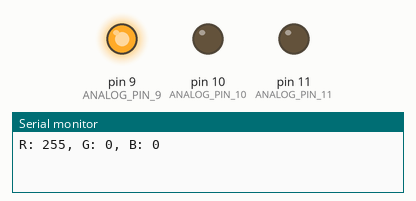
This sketch was run on a simulated Arduino Uno, built with avr-gcc and run on an emulated ATmega328P. Parts: output pins drawn as LEDs (lit = HIGH), the last lines printed to the serial monitor. Random numbers use the default seed unless the sketch sets one.

Above: at 0.05 s.
At 1.5 s:
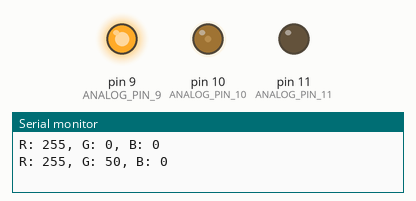
At 3.0 s:
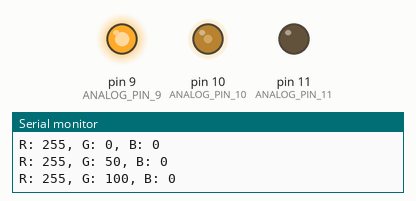
At 3.75 s:
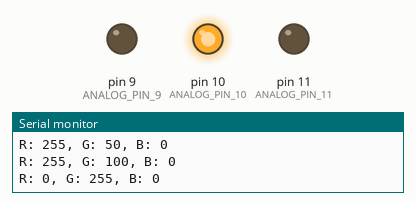
At 4.5 s:
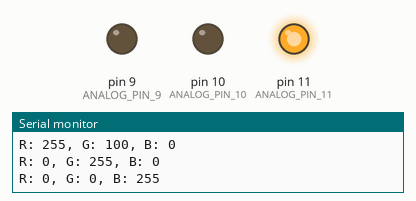
At 6.0 s:
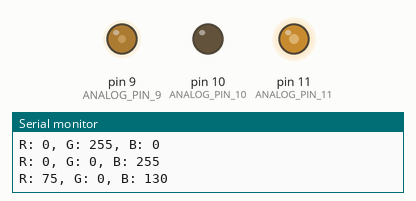
Timing chart, 0 to 9.1 s (numbered marks = the images above):
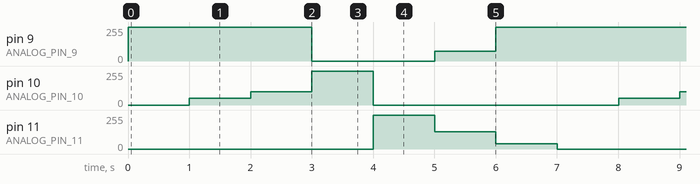

Measured:
- by itself, pin 9 (ANALOG_PIN_9): repeats every 7.0 s: 0/255 2.0 s, 75/255 1.0 s, 255/255 4.0 s
- by itself, pin 10 (ANALOG_PIN_10): repeats every 7.0 s: 100/255 1.0 s, 255/255 1.0 s, 0/255 4.0 s, 50/255 1.0 s
- by itself, pin 11 (ANALOG_PIN_11): repeats every 7.0 s: 130/255 1.0 s, 40/255 1.0 s, 0/255 4.0 s, 255/255 1.0 s

The sketch:

color_generator_rgb_led.ino
```cpp
// C++ code
//

int ANALOG_PIN_9 = 9;
int ANALOG_PIN_10 = 10;
int ANALOG_PIN_11 = 11;

int RED = 0;
int GREEN = 0;
int BLUE = 0;

void setup()
{
  pinMode(ANALOG_PIN_9, OUTPUT);
  pinMode(ANALOG_PIN_10, OUTPUT);
  pinMode(ANALOG_PIN_11, OUTPUT);
  Serial.begin(9600);
}

void loop()
{
  // generateColor();
  rainbowColor();
  analogWrite(ANALOG_PIN_9, RED);
  analogWrite(ANALOG_PIN_10, GREEN);
  analogWrite(ANALOG_PIN_11, BLUE);
  Serial.print("R: " + String(RED));
  Serial.print(", G: " + String(GREEN));
  Serial.println(", B: " + String(BLUE));
  delay(1000);
}

void generateColor() {
  RED = random(0, 255);
  GREEN = random(0, 255);
  BLUE = random(0, 255);
}

void rainbowColor() {
  static int colorIndex = 0; // remembers last color between calls

  switch (colorIndex) {
    case 0: RED = 255; GREEN = 0;   BLUE = 0;   break; // Red
    case 1: RED = 255; GREEN = 50; BLUE = 0;   break; // Orange
    case 2: RED = 255; GREEN = 100; BLUE = 0;   break; // Yellow
    case 3: RED = 0;   GREEN = 255; BLUE = 0;   break; // Green
    case 4: RED = 0;   GREEN = 0;   BLUE = 255; break; // Blue
    case 5: RED = 75;   GREEN = 0; BLUE = 130; break; // Purple
    case 6: RED = 255; GREEN = 0;   BLUE = 40; break; // Pink
  }

  colorIndex++; // loop back to start after 7 colors

  if(colorIndex==7) {
    colorIndex =0;
  }
}
```
